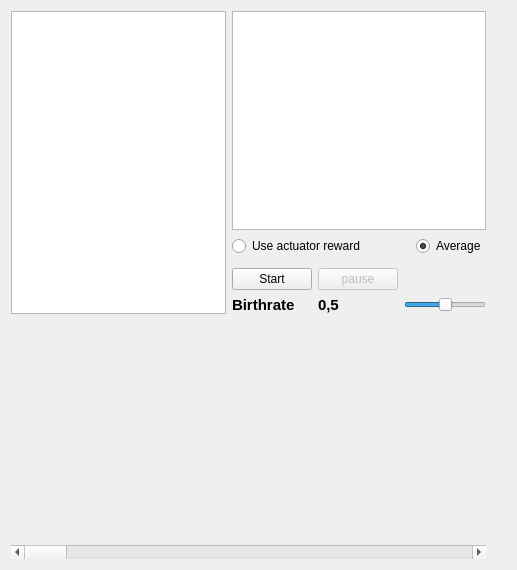
<?xml version="1.0" encoding="UTF-8"?>
<ui version="4.0">
 <class>Replicator</class>
 <widget class="QWidget" name="Replicator">
  <property name="geometry">
   <rect>
    <x>0</x>
    <y>0</y>
    <width>517</width>
    <height>570</height>
   </rect>
  </property>
  <property name="windowTitle">
   <string>Form</string>
  </property>
  <layout class="QGridLayout" name="gridLayout_3">
   <item row="0" column="0">
    <layout class="QGridLayout" name="gridLayout_2">
     <item row="3" column="1">
      <widget class="QPushButton" name="pb_start">
       <property name="text">
        <string>Start</string>
       </property>
      </widget>
     </item>
     <item row="4" column="3" colspan="3">
      <widget class="QSlider" name="slid_birthr">
       <property name="maximum">
        <number>100</number>
       </property>
       <property name="singleStep">
        <number>1</number>
       </property>
       <property name="pageStep">
        <number>10</number>
       </property>
       <property name="value">
        <number>50</number>
       </property>
       <property name="orientation">
        <enum>Qt::Horizontal</enum>
       </property>
      </widget>
     </item>
     <item row="1" column="1" colspan="4">
      <widget class="QRadioButton" name="rb_actuator">
       <property name="text">
        <string>Use actuator reward</string>
       </property>
      </widget>
     </item>
     <item row="1" column="5">
      <widget class="QRadioButton" name="rb_av_rew">
       <property name="text">
        <string>Average</string>
       </property>
       <property name="checked">
        <bool>true</bool>
       </property>
      </widget>
     </item>
     <item row="6" column="0" colspan="6">
      <widget class="QScrollBar" name="graph_scrlbar">
       <property name="maximum">
        <number>99</number>
       </property>
       <property name="orientation">
        <enum>Qt::Horizontal</enum>
       </property>
      </widget>
     </item>
     <item row="0" column="1" colspan="5">
      <widget class="QTableView" name="tab_matrix"/>
     </item>
     <item row="0" column="0" rowspan="5">
      <widget class="QTableWidget" name="tab_props"/>
     </item>
     <item row="5" column="0" colspan="6">
      <widget class="QCustomPlot" name="graph" native="true"/>
     </item>
     <item row="5" column="6">
      <spacer name="verticalSpacer_2">
       <property name="orientation">
        <enum>Qt::Vertical</enum>
       </property>
       <property name="sizeHint" stdset="0">
        <size>
         <width>20</width>
         <height>40</height>
        </size>
       </property>
      </spacer>
     </item>
     <item row="4" column="1">
      <widget class="QLabel" name="label">
       <property name="font">
        <font>
         <pointsize>11</pointsize>
         <weight>75</weight>
         <bold>true</bold>
        </font>
       </property>
       <property name="text">
        <string>Birthrate</string>
       </property>
      </widget>
     </item>
     <item row="4" column="2">
      <widget class="QLabel" name="lbl_birthr">
       <property name="font">
        <font>
         <pointsize>11</pointsize>
         <weight>75</weight>
         <bold>true</bold>
        </font>
       </property>
       <property name="text">
        <string>0,5</string>
       </property>
      </widget>
     </item>
     <item row="3" column="2">
      <widget class="QPushButton" name="pb_cont">
       <property name="enabled">
        <bool>false</bool>
       </property>
       <property name="text">
        <string>pause</string>
       </property>
      </widget>
     </item>
     <item row="3" column="3" colspan="3">
      <spacer name="horizontalSpacer">
       <property name="orientation">
        <enum>Qt::Horizontal</enum>
       </property>
       <property name="sizeHint" stdset="0">
        <size>
         <width>30</width>
         <height>20</height>
        </size>
       </property>
      </spacer>
     </item>
    </layout>
   </item>
  </layout>
 </widget>
 <customwidgets>
  <customwidget>
   <class>QCustomPlot</class>
   <extends>QWidget</extends>
   <header>qcustomplot.h</header>
   <container>1</container>
  </customwidget>
 </customwidgets>
 <resources/>
 <connections/>
</ui>
